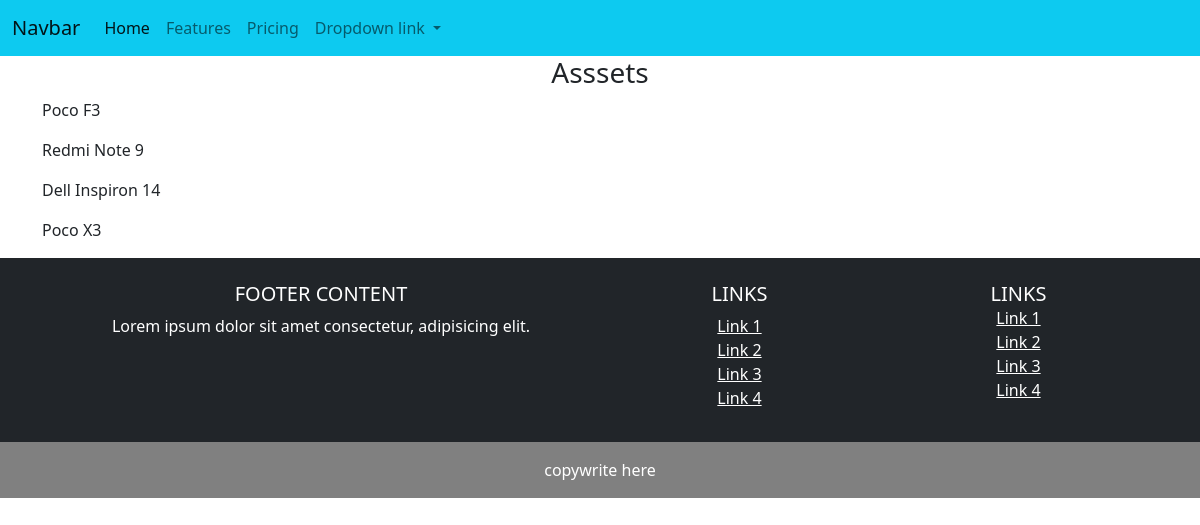
Screenshot of /asset/ with the database file from the repository.
### tracAssets/models.py (models this page shows, shortened)
class AssetType(models.Model):
    category = models.ForeignKey(AssetCategory, on_delete=models.CASCADE)
    service_tag = models.CharField(max_length=50)
    asset_model = models.CharField(max_length=50)
    active = models.BooleanField(default=False)
    purchase_date= models.DateField(auto_now=False)
    class Meta:
        verbose_name = 'Asset'
        verbose_name_plural = 'Assets'
        ordering = ['-id']

### tracAssets/views.py (the view, shortened to what this page needs)
# urls.py: path('asset/', views.AssetTypeView.as_view(), name='asset'),
class AssetTypeView(APIView):
    renderer_classes = [TemplateHTMLRenderer]
    template_name = 'front/assets.html'
    def get(self, request):
        queryset = AssetType.objects.filter(active=True)
        return Response({'assets': queryset})

### templates/front/assets.html (shortened to what this page needs)
{% extends "base.html" %}
{% block content %}
<div class="container">
    <h3 class="text-center"> Asssets </h3>
    {% for asset in assets %}
        <p>{{asset.asset_model}}</p>
    {% endfor %}
</div>
{% endblock content %}

### rows the page displays
AssetType: asset_model "Poco F3"
AssetType: asset_model "Redmi Note 9"
AssetType: asset_model "Dell Inspiron 14"
AssetType: asset_model "Poco X3"
